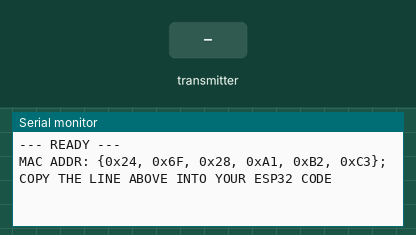
This sketch was run on a simulated ESP8266 (NodeMCU). On the bench: the last lines printed to the serial monitor. The inputs (shaded band) are chosen by the test bench.

Above: at 1.2 s.
1.3 s: the transmitter starts sending id = 0
At 1.61 s:
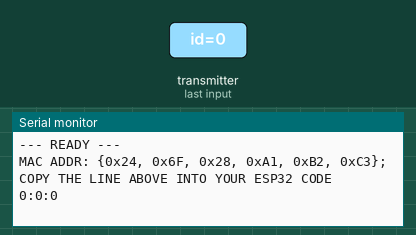
3.3 s: the transmitter starts sending intensity = 256
At 3.61 s:
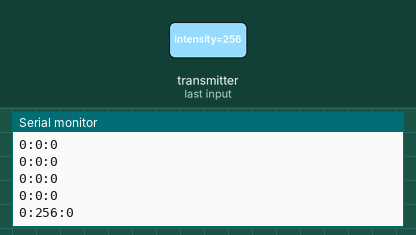
4.8 s: the transmitter starts sending mode = 1
At 5.11 s:
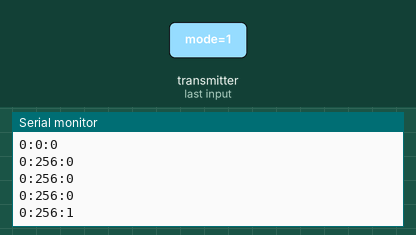
6.3 s: the transmitter starts sending id = 1
At 6.61 s:
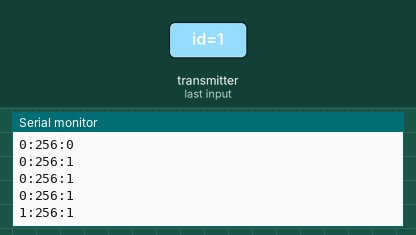
7.8 s: the transmitter starts sending intensity = 0
At 8.11 s:
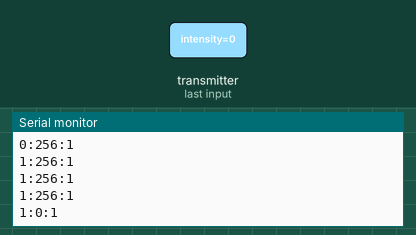
9.3 s: the transmitter starts sending mode = 0
At 9.61 s:
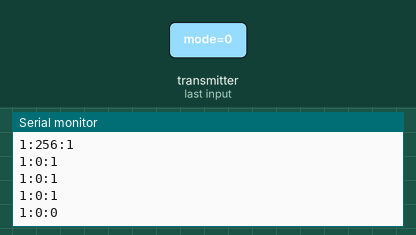

The sketch:

receiver.ino
```cpp
#include <ESP8266WiFi.h>
#include <espnow.h>

// --- DATA STRUCTURE (Must Match Sender) ---
typedef struct struct_message {
    int id;
    int intensity;
    int mode;
} struct_message;

struct_message myData;

// --- CALLBACK ---
void onDataRecv(uint8_t * mac, uint8_t *incomingData, uint8_t len) {
  memcpy(&myData, incomingData, sizeof(myData));

  // PRINT FORMAT:  ID:INTENSITY:MODE
  Serial.print(myData.id);
  Serial.print(":");
  Serial.print(myData.intensity);
  Serial.print(":");
  Serial.println(myData.mode);
}

void setup() {
  Serial.begin(115200);

  // 1. WIFI SETUP
  WiFi.mode(WIFI_STA);
  WiFi.disconnect();

  // 2. FORCE CHANNEL 1 (The Magic Fix)
  wifi_set_channel(1);

  // 3. INIT ESP-NOW
  if (esp_now_init() != 0) {
    Serial.println("Init Failed");
    return;
  }

  esp_now_set_self_role(ESP_NOW_ROLE_SLAVE);
  esp_now_register_recv_cb(onDataRecv);

  // 4. PRINT MAC (COPY THIS!)
  Serial.println("--- READY ---");
  Serial.print("MAC ADDR: {");

  uint8_t mac[6];
  WiFi.macAddress(mac);
  for (int i = 0; i < 6; i++) {
    Serial.print("0x");
    Serial.print(mac[i], HEX);
    if (i < 5) Serial.print(", ");
  }
  Serial.println("};");
  Serial.println("COPY THE LINE ABOVE INTO YOUR ESP32 CODE");
}

void loop() {
  yield(); // Keep watchdog happy
}
```

Measured:
- after the input at 1.3 s, the serial monitor: prints a new line at once (image 1)
- after the input at 3.3 s, the serial monitor: prints a new line at once (image 2)
- after the input at 4.8 s, the serial monitor: prints a new line at once (image 3)
- after the input at 6.3 s, the serial monitor: prints a new line at once (image 4)
- after the input at 7.8 s, the serial monitor: prints a new line at once (image 5)
- after the input at 9.3 s, the serial monitor: prints a new line at once (image 6)
